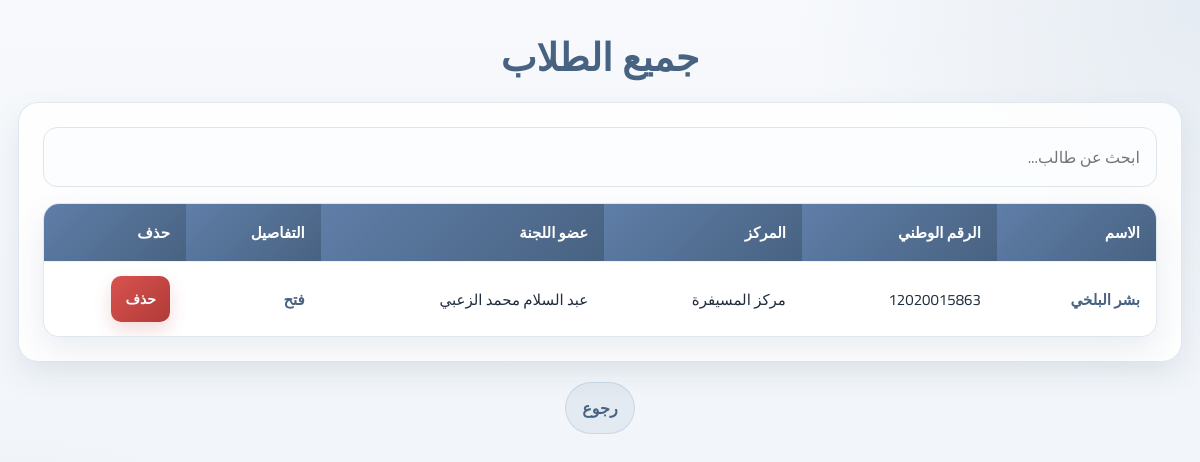
Page /students (signed in) on the committed database.
### tables this page shows
CREATE TABLE students (
                id INTEGER PRIMARY KEY AUTOINCREMENT,
                full_name TEXT,
                father_name TEXT,
                mother_name TEXT,
                mother_kunya TEXT,
                birth_date TEXT,
                national_id TEXT,
                family_book TEXT,
                town TEXT,
                secondary_type TEXT,
                phone_number TEXT,
                exam_type TEXT,
                center_id INTEGER,
                committee_member_id INTEGER
            , level TEXT, mark REAL, status TEXT DEFAULT 'pending', mosque_name TEXT);

CREATE TABLE centers (
    id INTEGER PRIMARY KEY AUTOINCREMENT,
    center_name TEXT NOT NULL,
    location TEXT NOT NULL,
    mosque_name TEXT,
    sector TEXT,
    gender_type TEXT NOT NULL
);

CREATE TABLE committee_members (
    id INTEGER PRIMARY KEY AUTOINCREMENT,
    user_id INTEGER NOT NULL,
    full_name TEXT NOT NULL,
    mother_name TEXT,
    mother_kunya TEXT,
    birth_date TEXT,
    national_id TEXT,
    family_book TEXT,
    town TEXT,
    education TEXT,
    sharia_education TEXT,
    quran_ijazat TEXT,
    center_id INTEGER NOT NULL,
    FOREIGN KEY (user_id) REFERENCES users (id),
    FOREIGN KEY (center_id) REFERENCES centers (id)
);

### app.py (the view, shortened to what this page needs)
@app.route("/students")
def students():
    if "user_id" not in session:
        return redirect(url_for("login"))
    conn = get_db_connection()
    member = conn.execute("""
        SELECT cm.*, c.center_name
        FROM committee_members cm
        JOIN centers c ON cm.center_id = c.id
        WHERE cm.user_id = ?
    """, (session["user_id"],)).fetchone()
    if session.get("role") == "admin":
        rows = conn.execute("""
            SELECT s.*, c.center_name, cm.full_name AS committee_name
            FROM students s
            JOIN centers c ON s.center_id = c.id
            JOIN committee_members cm ON s.committee_member_id = cm.id
            ORDER BY s.id DESC
        """).fetchall()
    conn.close()
    return render_template("students.html", students=rows, member=member)

### app.py (called while the page is built)
def get_db_connection():
    conn = sqlite3.connect(DB_NAME)
    conn.row_factory = sqlite3.Row
    return conn

### templates/students.html (shortened to what this page needs)
<!DOCTYPE html>
<html lang="ar">
<head>
</head>
<body>
  <div class="container">
    <h1>جميع الطلاب</h1>
    <div class="panel">
      <input type="text" id="searchInput" class="search-box" placeholder="ابحث عن طالب...">
      <div class="table-wrap">
        <table id="studentsTable">
          <thead>
            <tr>
              <th>الاسم</th>
              <th>الرقم الوطني</th>
              <th>المركز</th>
              <th>عضو اللجنة</th>
              <th>التفاصيل</th>
              <th>حذف</th>
            </tr>
          </thead>
          <tbody>
            {% for student in students %}
            <tr>
              <td>
                <a href="{{ url_for('member_student_detail', student_id=student['id']) }}">
                  {{ student['full_name'] }}
                </a>
              </td>
              <td>{{ student['national_id'] or '' }}</td>
              <td>{{ student['center_name'] or '' }}</td>
              <td>{{ student['committee_name'] or '' }}</td>
              <td>
                <a href="{{ url_for('member_student_detail', student_id=student['id']) }}">فتح</a>
              </td>
              <td>
                <form class="delete-form" method="post" action="{{ url_for('delete_student', student_id=student['id']) }}" onsubmit="return confirm('هل أنت متأكد من حذف هذا الطالب؟ سيتم حذف جميع بياناته المرتبطة.');">
                  <button type="submit" class="btn btn-danger">حذف</button>
                </form>
              </td>
            </tr>
            {% endfor %}
          </tbody>
        </table>
      </div>
    </div>
    <div class="back-link">
      <a href="{{ url_for('dashboard') }}">رجوع</a>
    </div>
  </div>
</body>
</html>

### templates/students.html (style rules this page uses)
:root { --bg: #f4f7fb; --surface: rgba(255, 255, 255, 0.86); --surface-strong: #ffffff; --primary: #5f7ea8; --primary-dark: #486281; --accent: #8aa6c1; --text: #1f2d3d; --muted: #6b7b8c; --border: #dce5ee; --shadow: 0 12px 30px rgba(57, 82, 110, 0.10); --radius: 20px; }
* { box-sizing: border-box; }
body { margin: 0; min-height: 100vh; direction: rtl; font-family: "Cairo", "Amiri", "Arial", sans-serif; color: var(--text); background: radial-gradient(circle at top right, rgba(138, 166, 193, 0.16), transparent 28%), radial-gradient(circle at bottom left, rgba(95, 126, 168, 0.12), transparent 26%), linear-gradient(180deg, #f7f9fc 0%, #eef3f8 100%); }
.container { max-width: 1200px; margin: 0 auto; padding: 36px 18px 40px; }
h1 { margin: 0 0 12px; font-family: "Amiri", "Cairo", serif; font-size: 38px; font-weight: 700; color: var(--primary-dark); text-align: center; }
.panel { background: var(--surface); backdrop-filter: blur(10px); border: 1px solid rgba(220, 229, 238, 0.9); border-radius: var(--radius); box-shadow: var(--shadow); padding: 24px; margin-top: 22px; }
.search-box { width: 100%; padding: 14px 16px; margin-bottom: 16px; border: 1px solid var(--border); border-radius: 14px; background: #fbfdff; font-size: 16px; color: var(--text); outline: none; transition: border-color 0.2s ease, box-shadow 0.2s ease; font-family: "Cairo", "Amiri", sans-serif; }
.table-wrap { overflow-x: auto; border-radius: 16px; border: 1px solid rgba(220, 229, 238, 0.9); box-shadow: var(--shadow); background: var(--surface-strong); }
table { width: 100%; border-collapse: collapse; min-width: 1000px; background: #fff; }
thead th { background: linear-gradient(135deg, var(--primary) 0%, var(--primary-dark) 100%); color: #fff; text-align: right; padding: 14px 16px; font-size: 15px; font-weight: 700; white-space: nowrap; }
tbody td { border-top: 1px solid #edf2f7; padding: 14px 16px; font-size: 15px; white-space: nowrap; }
td a { color: var(--primary-dark); text-decoration: none; font-weight: 700; }
.btn { display: inline-flex; align-items: center; justify-content: center; text-decoration: none; border: none; cursor: pointer; padding: 10px 14px; border-radius: 10px; font-weight: 700; font-size: 14px; color: #fff; background: linear-gradient(135deg, var(--primary) 0%, var(--primary-dark) 100%); box-shadow: 0 8px 18px rgba(95, 126, 168, 0.18); font-family: "Cairo", "Amiri", sans-serif; }
.btn-danger { background: linear-gradient(135deg, #d9534f 0%, #b03a37 100%); box-shadow: 0 8px 18px rgba(176, 58, 55, 0.18); }
.delete-form { margin: 0; display: inline; }
.back-link { text-align: center; margin-top: 20px; }
.back-link a { color: var(--primary-dark); text-decoration: none; font-weight: 700; padding: 10px 16px; border-radius: 999px; background: rgba(95, 126, 168, 0.10); border: 1px solid rgba(95, 126, 168, 0.18); display: inline-block; transition: background 0.2s ease, transform 0.2s ease; }

### rows in the picture
students: full_name "بشر البلخي", national "12020015863", center_name "مركز المسيفرة", full_name "عبد السلام محمد الزعبي"
